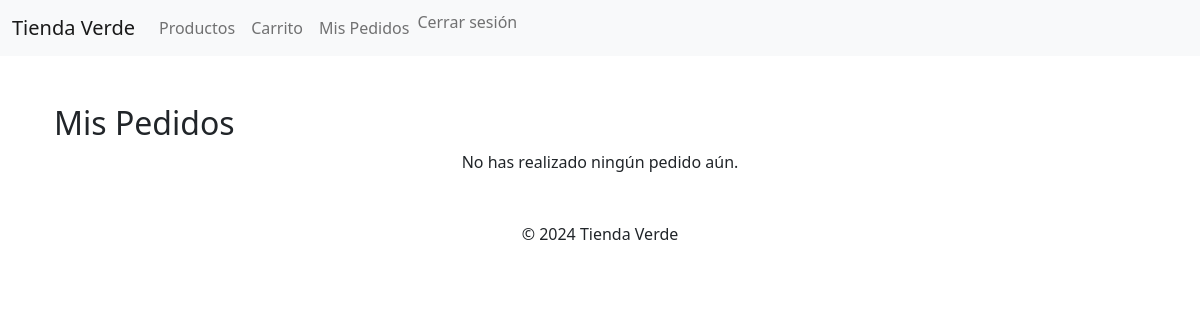
The app's page /pedidos/ (signed in), older data.
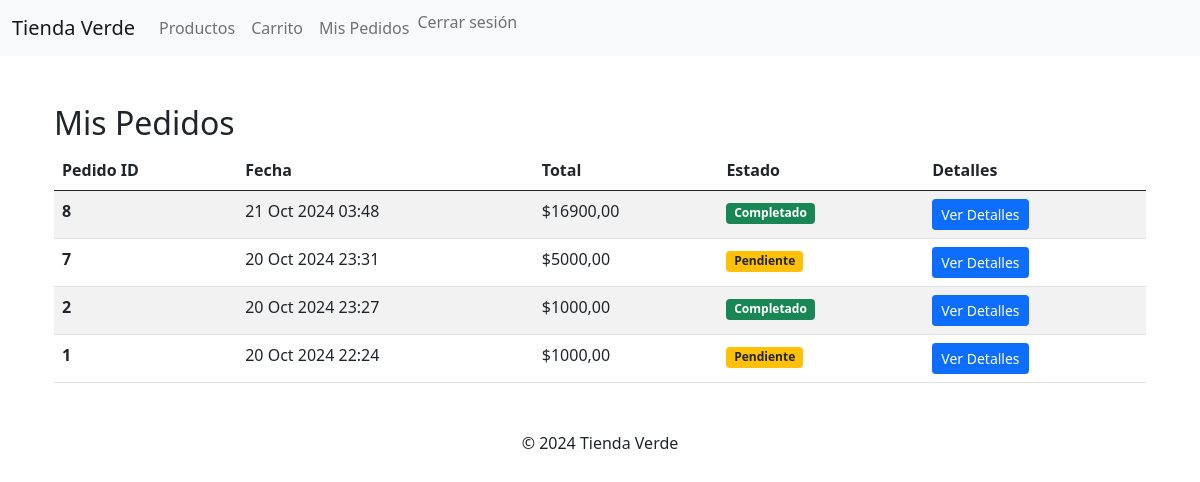
The same page, newer data.
### core/models.py (models this page shows, shortened)
class Pedido(models.Model):
    ESTADO_CHOICES = [
        ('PEND', 'Pendiente'),
        ('COMP', 'Completado'),
    ]
    cliente = models.ForeignKey(User, on_delete=models.CASCADE)
    carrito = models.ForeignKey(Carrito, on_delete=models.CASCADE)  # Change to ForeignKey
    estado = models.CharField(max_length=4, choices=ESTADO_CHOICES, default='PEND')
    total = models.DecimalField(max_digits=10, decimal_places=2)
    fecha = models.DateTimeField(auto_now_add=True)

### core/views.py (the view)
# urls.py: path('pedidos/', pedidos, name='pedidos_cliente'),
@login_required
def pedidos(request):
    pedidos = Pedido.objects.filter(cliente=request.user).order_by('-fecha')
    return render(request, 'core/pedidos.html', {'pedidos': pedidos})

### core/templates/core/pedidos.html (shortened to what this page needs)
{% extends 'core/base.html' %}
{% block content %}
<div class="container mt-4">
    <h2>Mis Pedidos</h2>
    {% if pedidos %}
        <table class="table table-striped">
            <thead>
                <tr>
                    <th scope="col">Pedido ID</th>
                    <th scope="col">Fecha</th>
                    <th scope="col">Total</th>
                    <th scope="col">Estado</th>
                    <th scope="col">Detalles</th>
                </tr>
            </thead>
            <tbody>
                {% for pedido in pedidos %}
                <tr>
                    <th scope="row">{{ pedido.id }}</th>
                    <td>{{ pedido.fecha|date:"d M Y H:i" }}</td>
                    <td>${{ pedido.total }}</td>
                    <td>
                        {% if pedido.estado == 'PEND' %}
                            <span class="badge bg-warning text-dark">Pendiente</span>
                        {% else %}
                            <span class="badge bg-success">Completado</span>
                        {% endif %}
                    </td>
                    <td>
                        <a href="{% url 'detalle_pedido' pedido.id %}" class="btn btn-primary btn-sm">Ver Detalles</a>
                    </td>
                </tr>
                {% endfor %}
            </tbody>
        </table>
    {% else %}
        <p class="text-center">No has realizado ningún pedido aún.</p>
    {% endif %}
</div>
{% endblock %}

### core/templates/core/base.html (shortened to what this page needs)
<!DOCTYPE html>
<html lang="es">
<head>
    <link href="https://cdn.jsdelivr.net/npm/bootstrap@5.1.0/dist/css/bootstrap.min.css" rel="stylesheet">
</head>
<body>
    <nav class="navbar navbar-expand-lg navbar-light bg-light">
        <div class="container-fluid">
            <a class="navbar-brand" href="{% url 'home' %}">Tienda Verde</a>
            <div class="collapse navbar-collapse" id="navbarNav">
                <ul class="navbar-nav">
                    <li class="nav-item">
                        <a class="nav-link" href="{% url 'productos' %}">Productos</a>
                    </li>
                    {% if user.is_authenticated %}
                    <li class="nav-item">
                        <a class="nav-link" href="{% url 'carrito' %}">Carrito</a>
                    </li>
                    <li class="nav-item">
                        <a class="nav-link" href="{% url 'pedidos_cliente' %}">Mis Pedidos</a>
                    </li>
                    {% if user.is_authenticated %}
                    <li class="nav-item">
                        <form method="post" action="{% url 'logout' %}">
                            <button type="submit" class="nav-link btn btn-link" style="display: inline; padding: 0; border: none; background: none;">
                                Cerrar sesión
                            </button>
                        </form>
                    </li>
                    {% endif %}
                    {% endif %}
                </ul>
            </div>
        </div>
    </nav>
    <div class="container mt-5">
        {% block content %}{% endblock %}
    </div>
    <footer class="text-center mt-5">
        <p>&copy; 2024 Tienda Verde</p>
    </footer>
</body>
</html>

Row changes from the older to the newer data that the page shows:
added Pedido: id "8", fecha "21 Oct 2024 03:48", total "16900,00", estado "Completado"
added Pedido: id "7", fecha "20 Oct 2024 23:31", total "5000,00", estado "Pendiente"
added Pedido: id "2", fecha "20 Oct 2024 23:27", total "1000,00", estado "Completado"
added Pedido: id "1", fecha "20 Oct 2024 22:24", total "1000,00", estado "Pendiente"
Text that changed along with them:
text no longer shown: "No has realizado ningún pedido aún."
text now shown: "Pedido ID Fecha Total Estado Detalles"
